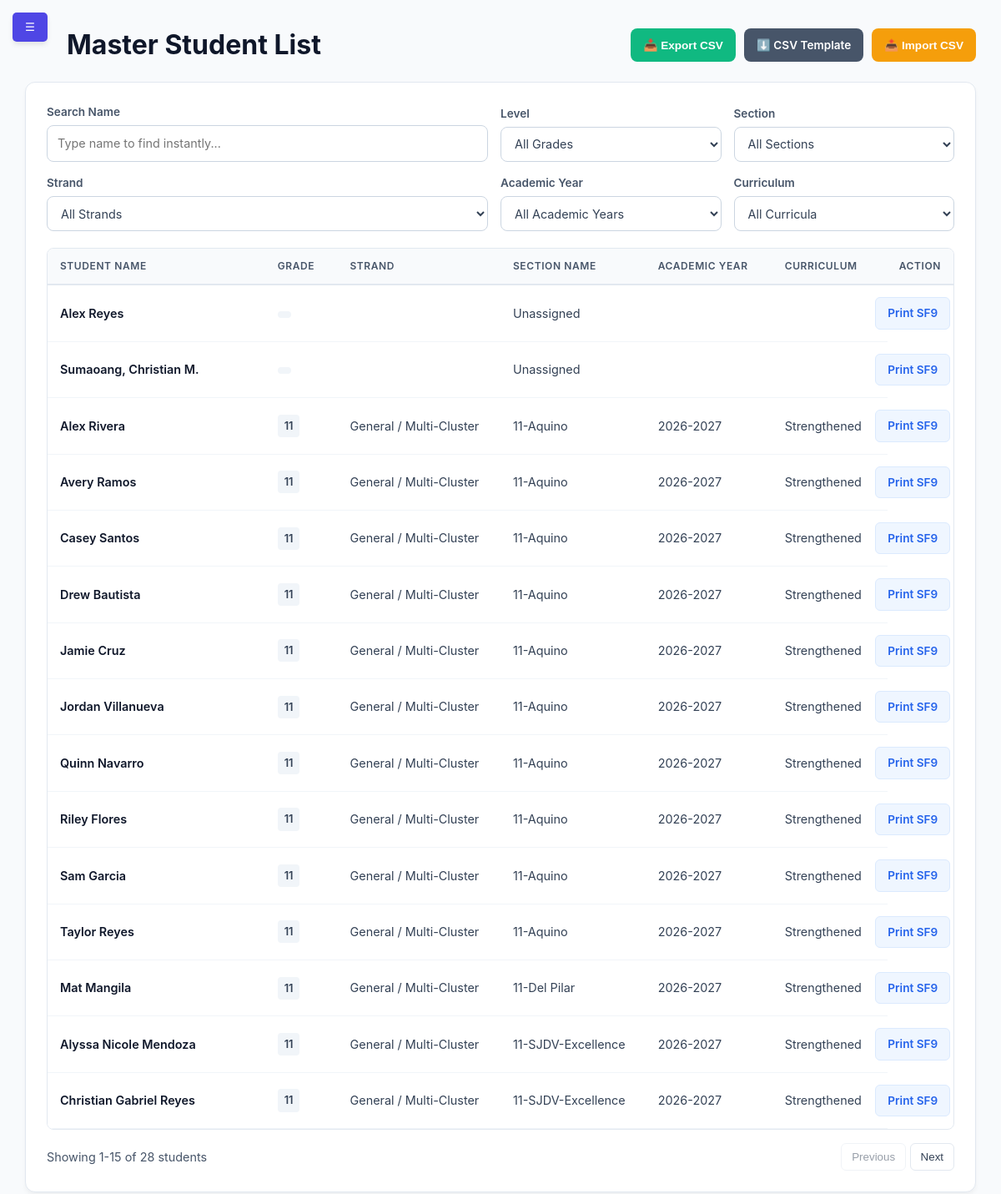
Screenshot of /modules/admin/admin_master_list.php (signed in) with the database file from the repository.
### tables this page shows
CREATE TABLE `users` (
  `id` int(11) NOT NULL,
  `lrn` varchar(12) DEFAULT NULL,
  `username` varchar(50) NOT NULL,
  `password` varchar(255) NOT NULL,
  `full_name` varchar(100) NOT NULL,
  `profile_image` varchar(255) DEFAULT NULL,
  `pending_profile_image` varchar(255) DEFAULT NULL,
  `avatar_status` enum('approved','pending','rejected') DEFAULT 'approved',
  `email` varchar(100) DEFAULT NULL,
  `role` enum('super_admin','admin','adviser','student','faculty','alumni','archived') NOT NULL,
  `current_session_id` varchar(255) DEFAULT NULL,
  `section_id` int(11) DEFAULT NULL,
  `reset_requested` tinyint(1) DEFAULT 0,
  `require_reset` tinyint(1) DEFAULT 0,
  `security_pin_hash` varchar(255) DEFAULT NULL,
  `security_pattern_hash` varchar(255) DEFAULT NULL,
  `security_preference` enum('biometric','pin','pattern','none') DEFAULT 'none'
);

CREATE TABLE `sections` (
  `id` int(11) NOT NULL,
  `section_name` varchar(50) NOT NULL,
  `strand_id` int(11) DEFAULT NULL,
  `grade_level` int(11) NOT NULL,
  `adviser_id` int(11) DEFAULT NULL,
  `academic_year` varchar(20) NOT NULL DEFAULT '2026-2027',
  `curriculum_version` enum('Legacy','Strengthened') NOT NULL DEFAULT 'Strengthened'
);

### modules/admin/admin_master_list.php (the view, shortened to what this page needs)
<?php
$conn = getDBConnection();
$query_str = "SELECT
                  u.id,
                  u.full_name,
                  s.id AS section_id,
                  s.section_name,
                  s.grade_level,
                  s.academic_year,
                  s.curriculum_version,
                  s.strand_id,
                  CASE
                      WHEN s.id IS NULL THEN ''
                      ELSE COALESCE(st.strand_name, 'General / Multi-Cluster')
                  END AS strand_name
              FROM users u
              LEFT JOIN sections s ON u.section_id = s.id
              LEFT JOIN strands st ON s.strand_id = st.id
              WHERE u.role = 'student'
              ORDER BY s.grade_level ASC, s.section_name ASC, u.full_name ASC";
$students = $conn->query($query_str)->fetchAll();
?>
<!DOCTYPE html>
<html lang="en">
<head>
    <link rel="stylesheet" href="../../assets/css/dashboard.css">
</head>
<body>
    <button class="mobile-toggle" id="mobileBurger" onclick="toggleSidebar()">☰</button>
    <div class="dashboard-wrapper">
        <main class="content">
            <header class="content-header master-list-header">
                <h1>Master Student List</h1>
                <div class="btn-group">
                    <button type="button" id="exportStudentsButton" class="btn-tool btn-export">📥 Export CSV</button>
                    <a class="btn-tool btn-template" href="../../assets/templates/sample_master_list.csv" download>⬇️ CSV Template</a>
                    <button type="button" class="btn-tool btn-import" onclick="document.getElementById('studentsFile').click()">📤 Import CSV</button>
                </div>
            </header>
            <div class="table-container master-list-card">
                <div class="controls">
                    <div>
                        <label for="searchRealTime">Search Name</label>
                        <input type="text" id="searchRealTime" placeholder="Type name to find instantly..." oninput="filterMasterList()">
                    </div>
                    <div>
                        <label for="gradeFilterRealTime">Level</label>
                        <select id="gradeFilterRealTime" onchange="filterMasterList()">
                            <option value="">All Grades</option>
                        </select>
                    </div>
                    <div>
                        <label for="sectionFilterRealTime">Section</label>
                        <select id="sectionFilterRealTime" onchange="filterMasterList()">
                            <option value="">All Sections</option>
                        </select>
                    </div>
                    <div>
                        <label for="strandFilterRealTime">Strand</label>
                        <select id="strandFilterRealTime" onchange="filterMasterList()">
                            <option value="">All Strands</option>
                        </select>
                    </div>
                    <div>
                        <label for="academicYearFilterRealTime">Academic Year</label>
                        <select id="academicYearFilterRealTime" onchange="filterMasterList()">
                            <option value="">All Academic Years</option>
                        </select>
                    </div>
                    <div>
                        <label for="curriculumFilterRealTime">Curriculum</label>
                        <select id="curriculumFilterRealTime" onchange="filterMasterList()">
                            <option value="">All Curricula</option>
                        </select>
                    </div>
                </div>
                <div class="student-table-container">
                    <table id="masterStudentTable">
                        <thead>
                            <tr>
                                <th>Student Name</th>
                                <th>Grade</th>
                                <th>Strand</th>
                                <th>Section Name</th>
                                <th>Academic Year</th>
                                <th>Curriculum</th>
                                <th>Action</th>
                            </tr>
                        </thead>
                        <tbody>
                        <?php if ($students): ?>
                            <?php foreach ($students as $row): ?>
                                <tr class="student-row"
                                    data-student-id="<?php echo htmlspecialchars($row['id']); ?>"
                                    data-name="<?php echo htmlspecialchars(strtolower($row['full_name'])); ?>"
                                    data-grade="<?php echo htmlspecialchars($row['grade_level']); ?>"
                                    data-section="<?php echo htmlspecialchars($row['section_id']); ?>"
                                    data-strand="<?php echo htmlspecialchars($row['section_id'] ? ($row['strand_id'] ?? 'general') : ''); ?>"
                                    data-academic-year="<?php echo htmlspecialchars($row['academic_year'] ?? ''); ?>"
                                    data-curriculum="<?php echo htmlspecialchars($row['curriculum_version'] ?? ''); ?>">
                                    <td><span class="student-name"><?php echo htmlspecialchars($row['full_name']); ?></span></td>
                                    <td><span class="grade-badge"><?php echo htmlspecialchars($row['grade_level'] ?? ''); ?></span></td>
                                    <td><?php echo htmlspecialchars($row['strand_name'] ?? ''); ?></td>
                                    <td><?php echo htmlspecialchars($row['section_name'] ?: 'Unassigned'); ?></td>
                                    <td><?php echo htmlspecialchars($row['academic_year'] ?? ''); ?></td>
                                    <td><?php echo htmlspecialchars($row['curriculum_version'] ?? ''); ?></td>
                                    <td>
                                        <a href="print_report_card.php?student_id=<?php echo (int) $row['id']; ?>&amp;academic_year=<?php echo rawurlencode($row['academic_year'] ?? ''); ?>&amp;print=1" class="btn-print" target="_blank">Print SF9</a>
                                    </td>
                                </tr>
                                <?php endforeach; ?>
                            <?php else: ?>
                                <tr id="initialEmptyRow"><td colspan="7" class="empty-state">No student records found in database.</td></tr>
                        <?php endif; ?>
                        </tbody>
                    </table>
                </div>
                <div class="table-pagination" aria-label="Master list pagination">
                    <p id="studentPageInfo" aria-live="polite"></p>
                    <div>
                        <button type="button" id="previousStudentPage" onclick="changeStudentPage(-1)">Previous</button>
                        <button type="button" id="nextStudentPage" onclick="changeStudentPage(1)">Next</button>
                    </div>
                </div>
            </div>
        </main>
    </div>
</body>
</html>

### assets/css/dashboard.css (style rules this page uses)
:root { --primary-color: #4f46e5; --secondary-color: #6366f1; --success-color: #22c55e; --danger-color: #ef4444; --warning-color: #f59e0b; --bg-gray: #f8fafc; --sidebar-dark: #1e293b; --text-main: #334155; --white: #ffffff; --shadow: 0 4px 6px -1px rgb(0 0 0 / 0.1); }
* { margin: 0; padding: 0; box-sizing: border-box; }
body { font-family: 'Inter', system-ui, -apple-system, sans-serif; background-color: var(--bg-gray); color: var(--text-main); line-height: 1.5; }
.dashboard-wrapper { display: flex; min-height: 100vh; }
.content { flex: 1; margin-left: 0; padding: 2rem; width: 100%; transition: all 0.3s ease; }
.table-container { background: var(--white); border-radius: 1rem; padding: 1.5rem; box-shadow: var(--shadow); }
table { width: 100%; border-collapse: collapse; }
th { text-align: left; padding: 1rem; background: #f1f5f9; font-size: 0.875rem; }
td { padding: 1rem; border-bottom: 1px solid #e2e8f0; }
thead th { user-select: none; }
input, select, textarea { width: 100%; padding: 0.6rem 0.75rem; border: 1px solid #e2e8f0; border-radius: 0.5rem; font-size: 0.9rem; color: #1e293b; transition: border-color 0.2s; }
.mobile-toggle { display: block !important; position: fixed; top: 15px; left: 15px; z-index: 1100; background: var(--primary-color); color: white; border: none; padding: 10px 15px; border-radius: 5px; cursor: pointer; box-shadow: var(--shadow); }
.content-header { margin-left: 50px; }
td:last-child { display: flex; gap: 10px; justify-content: flex-start; align-items: center; white-space: nowrap; }
.table-container { overflow-x: auto; }
table { min-width: 600px; }

### rows the page displays
users: full_name "Alex Reyes", section_name "Unassigned"
users: full_name "Sumaoang, Christian M.", section_name "Unassigned"
users: full_name "Alex Rivera", section.grade_level "11", strand_name "General / Multi-Cluster", section.section_name "11-Aquino", section.academic_year "2026-2027", section.curriculum_version "Strengthened"
users: full_name "Avery Ramos", section.grade_level "11", strand_name "General / Multi-Cluster", section.section_name "11-Aquino", section.academic_year "2026-2027", section.curriculum_version "Strengthened"
users: full_name "Casey Santos", section.grade_level "11", strand_name "General / Multi-Cluster", section.section_name "11-Aquino", section.academic_year "2026-2027", section.curriculum_version "Strengthened"
users: full_name "Drew Bautista", section.grade_level "11", strand_name "General / Multi-Cluster", section.section_name "11-Aquino", section.academic_year "2026-2027", section.curriculum_version "Strengthened"
users: full_name "Jamie Cruz", section.grade_level "11", strand_name "General / Multi-Cluster", section.section_name "11-Aquino", section.academic_year "2026-2027", section.curriculum_version "Strengthened"
users: full_name "Jordan Villanueva", section.grade_level "11", strand_name "General / Multi-Cluster", section.section_name "11-Aquino", section.academic_year "2026-2027", section.curriculum_version "Strengthened"
users: full_name "Quinn Navarro", section.grade_level "11", strand_name "General / Multi-Cluster", section.section_name "11-Aquino", section.academic_year "2026-2027", section.curriculum_version "Strengthened"
users: full_name "Riley Flores", section.grade_level "11", strand_name "General / Multi-Cluster", section.section_name "11-Aquino", section.academic_year "2026-2027", section.curriculum_version "Strengthened"
users: full_name "Sam Garcia", section.grade_level "11", strand_name "General / Multi-Cluster", section.section_name "11-Aquino", section.academic_year "2026-2027", section.curriculum_version "Strengthened"
users: full_name "Taylor Reyes", section.grade_level "11", strand_name "General / Multi-Cluster", section.section_name "11-Aquino", section.academic_year "2026-2027", section.curriculum_version "Strengthened"
users: full_name "Mat Mangila", section.grade_level "11", strand_name "General / Multi-Cluster", section.section_name "11-Del Pilar", section.academic_year "2026-2027", section.curriculum_version "Strengthened"
users: full_name "Alyssa Nicole Mendoza", section.grade_level "11", strand_name "General / Multi-Cluster", section.section_name "11-SJDV-Excellence", section.academic_year "2026-2027", section.curriculum_version "Strengthened"
users: full_name "Christian Gabriel Reyes", section.grade_level "11", strand_name "General / Multi-Cluster", section.section_name "11-SJDV-Excellence", section.academic_year "2026-2027", section.curriculum_version "Strengthened"
